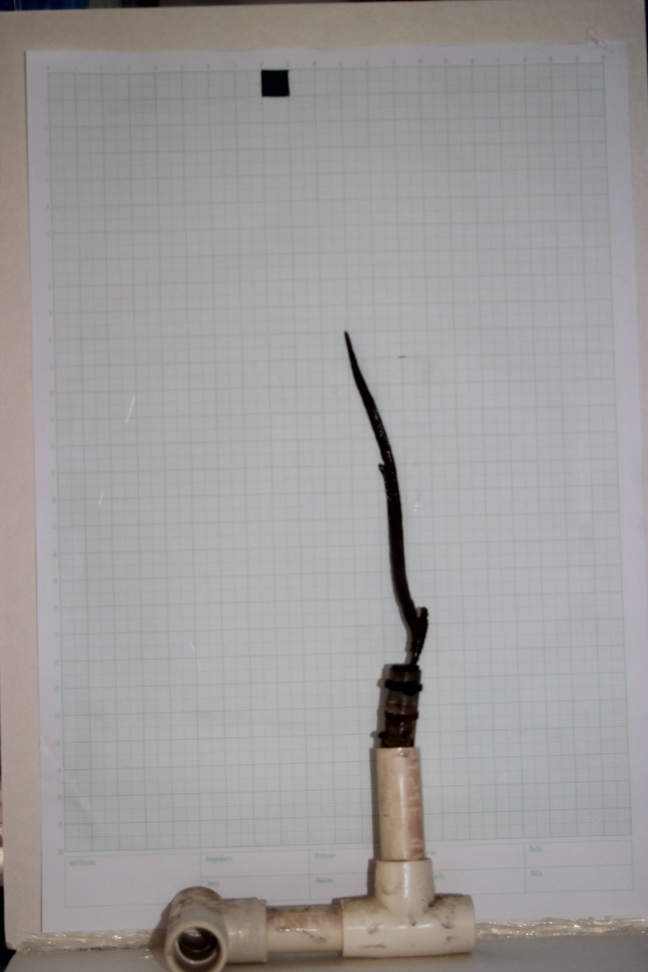
#> input picture Proyecto/Fotos_prueba/rsz_img_6780.jpg, 2592 x 3888 px (shown at 1/4 size); its folder holds 5 pictures in this run
$ python Coral_Area_Measurement.py
#> lines starting #> are read from the running program, lines starting #| are printed output that depends on the picture; after the words box and inside, x2 and y2 are one past the last pixel; in counts of white or black regions, pixels touching at a corner belong together

# coding: utf-8

# #Coral Area Measurements
# ##First Look
# ###Sergio Daniel Hernandez Charpak
# ###Jose Francisco Molano


import pylab
import numpy as np
import matplotlib.pyplot as plt


from skimage.morphology import disk
from skimage.filters import threshold_otsu, rank
from skimage.util import img_as_ubyte
from skimage.measure import label
from skimage import measure
from skimage import morphology


inputfolder = '../../Fotos_prueba/'


# This is a test on one of the images. We will make use of the glob library to analyze all the images

# In[23]:

input_image = 'rsz_img_6780.jpg'
output_name = './measurements_intermediate_steps_'+input_image.strip('.jpg')+'.dat'


# In[24]:

fileout = open(output_name, 'w')


# In[25]:

image = pylab.imread(inputfolder+input_image)
#> image is the input picture: shape (3888, 2592, 3); mean R, G, B 157.6, 155.4, 154.7


# In[26]:

fileout.write("%s \n"%(inputfolder+input_image))


# <p>The image is an RGB image. We will transform it on a first basis to simplify the process.</p>
# <p> We follow the example: http://scikit-image.org/docs/stable/auto_examples/color_exposure/plot_adapt_rgb.html#example-color-exposure-plot-adapt-rgb-py </p>

# In[27]:

from skimage.color import rgb2gray
img = rgb2gray(image)


# In[28]:

#print (img.shape)


# In[29]:

#print (img)


# In[14]:

img_mean = np.mean(img)
#> img_mean = 0.611
img_std = np.std(img)
#> img_std = 0.107
img_max = np.max(img)
#> img_max = 0.997
img_min = np.min(img)
#> img_min = 0


# In[30]:

fileout.write("%f %f %f %f \n"%(img_mean, img_std, img_max, img_min))


# In[15]:

threshold = img_min + 2.0 *img_std
#> threshold = 0.215


# In[31]:

fileout.write("%f \n"%(threshold))


# In[32]:

mask = img < threshold
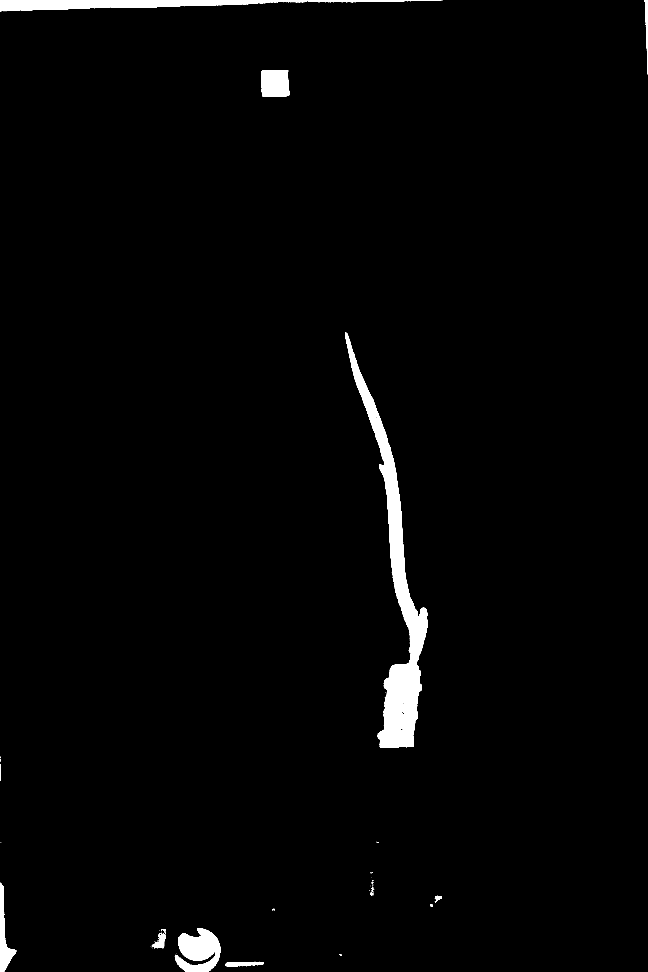
#> mask: shape (3888, 2592) bool (shown at 1/4 size); 1.9% white; 92 white regions (74 under 20 px), largest, box (x1, y1, x2, y2) and area: (1380, 1330, 1711, 2992) 105058, (0, 0, 1767, 45) 35689, (699, 3713, 882, 3888) 20840
img_thresholded = np.zeros(img.shape)
img_thresholded[mask] = 255


# In[33]:

#print (mask)


# In[34]:

fig, axes = plt.subplots(nrows=3, figsize=(7, 8))
ax0, ax1, ax2 = axes
plt.gray()

ax0.imshow(image)
ax0.set_title('Image RGB')

ax1.imshow(img)
ax1.set_title('Image grey')

ax2.imshow(img_thresholded)
ax2.set_title('Threshold with th = '+ str(threshold))

for ax in axes:
    ax.axis('off')
plt.savefig("imgs_first_look.png",format = 'png')
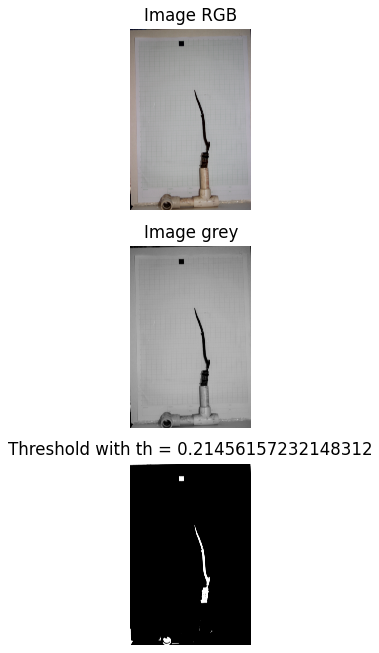
#> figure drawn by matplotlib, 3 panels
plt.show()


# In[35]:

fig = plt.figure(figsize = (10,10))
plt.gray()
#> (the run stopped early here; a loop or call above may not have finished)
